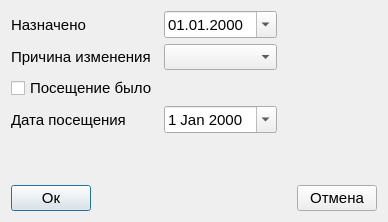
<?xml version="1.0" encoding="UTF-8"?>
<ui version="4.0">
 <class>Dialog_add_visits</class>
 <widget class="QDialog" name="Dialog_add_visits">
  <property name="geometry">
   <rect>
    <x>0</x>
    <y>0</y>
    <width>388</width>
    <height>222</height>
   </rect>
  </property>
  <property name="font">
   <font>
    <pointsize>11</pointsize>
   </font>
  </property>
  <property name="windowTitle">
   <string>Dialog</string>
  </property>
  <layout class="QVBoxLayout" name="verticalLayout">
   <item>
    <layout class="QGridLayout" name="gridLayout">
     <item row="3" column="1">
      <widget class="QDateEdit" name="dateEdit_visits">
       <property name="calendarPopup">
        <bool>true</bool>
       </property>
      </widget>
     </item>
     <item row="3" column="0">
      <widget class="QLabel" name="label_close_visits">
       <property name="text">
        <string>Дата посещения</string>
       </property>
      </widget>
     </item>
     <item row="0" column="0">
      <widget class="QLabel" name="label_2">
       <property name="text">
        <string>Назначено</string>
       </property>
      </widget>
     </item>
     <item row="0" column="1">
      <widget class="QDateEdit" name="dateEdit">
       <property name="displayFormat">
        <string>dd.MM.yyyy</string>
       </property>
       <property name="calendarPopup">
        <bool>true</bool>
       </property>
      </widget>
     </item>
     <item row="1" column="0">
      <widget class="QLabel" name="label">
       <property name="text">
        <string>Причина изменения</string>
       </property>
      </widget>
     </item>
     <item row="1" column="1">
      <widget class="QComboBox" name="comboBox"/>
     </item>
     <item row="1" column="2">
      <spacer name="horizontalSpacer_2">
       <property name="orientation">
        <enum>Qt::Horizontal</enum>
       </property>
       <property name="sizeHint" stdset="0">
        <size>
         <width>40</width>
         <height>20</height>
        </size>
       </property>
      </spacer>
     </item>
     <item row="4" column="1">
      <spacer name="verticalSpacer">
       <property name="orientation">
        <enum>Qt::Vertical</enum>
       </property>
       <property name="sizeHint" stdset="0">
        <size>
         <width>20</width>
         <height>40</height>
        </size>
       </property>
      </spacer>
     </item>
     <item row="2" column="0">
      <widget class="QCheckBox" name="checkBox_status_visits">
       <property name="text">
        <string>Посещение было</string>
       </property>
      </widget>
     </item>
    </layout>
   </item>
   <item>
    <layout class="QHBoxLayout" name="horizontalLayout">
     <item>
      <widget class="QPushButton" name="pushButton_ok">
       <property name="text">
        <string>Ок</string>
       </property>
      </widget>
     </item>
     <item>
      <spacer name="horizontalSpacer">
       <property name="orientation">
        <enum>Qt::Horizontal</enum>
       </property>
       <property name="sizeHint" stdset="0">
        <size>
         <width>40</width>
         <height>20</height>
        </size>
       </property>
      </spacer>
     </item>
     <item>
      <widget class="QPushButton" name="pushButton_cancel">
       <property name="text">
        <string>Отмена</string>
       </property>
      </widget>
     </item>
    </layout>
   </item>
  </layout>
 </widget>
 <resources/>
 <connections/>
</ui>
